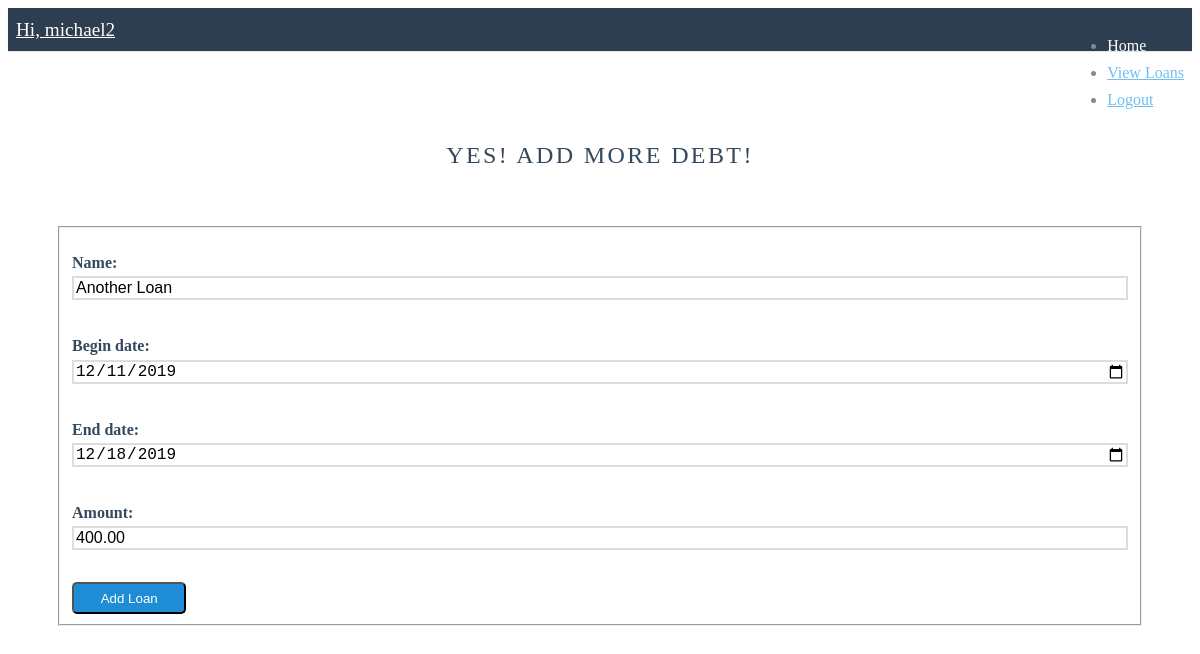
The app's page /budget/loanview/5/edit/ (signed in) with its own data.
### budget/models.py (models this page shows)
class Loan(models.Model):
    name = models.CharField(max_length=50)
    begin_date = models.DateTimeField('begin date')
    end_date = models.DateTimeField('end date')
    amount = models.DecimalField(max_digits=20, decimal_places=2)
    user_id = models.ForeignKey(User, on_delete=models.CASCADE)

### budget/views.py (the view)
# urls.py: path('loanview/<int:pk>/edit/', views.loanedit, name='loanedit'),
def loanedit(request, pk):
    loan = Loan.objects.get(pk=pk)
    if request.method == 'POST':
        form = LoanForm(request.POST, instance=loan)
        if form.is_valid():
            post = form.save(commit=False)
            user = User.objects.get(pk=1)
            post.user_id = user
            post.save()
            return redirect('loanview')
    else:
        form = LoanForm(instance=loan)
    return render(request, 'budget/addloan.html', {'form':form})

### budget/forms.py
class LoanForm(forms.ModelForm):
    class Meta:
        model = Loan
        fields = ('name', 'begin_date', 'end_date', 'amount')
        widgets = {
            'begin_date': DateInput(),
            'end_date': DateInput(),
        }

### budget/templates/budget/addloan.html (shortened to what this page needs)
{% load static %}
<html>
  <head>
    <link rel="stylesheet" href="https://unpkg.com/purecss@1.0.1/build/pure-min.css">
    <link href="{% static 'css/marketing.css' %}" rel="stylesheet" />
  </head>
  <body>
    <div class="header">
      <div class="home-menu pure-menu pure-menu-horizontal pure-menu-fixed">
        <a class="pure-menu-heading" href="">Hi, {{ request.session.name }}</a>
        <ul class="pure-menu-list">
            <li class="pure-menu-item pure-menu-selected"><a href="" class="pure-menu-link">Home</a></li>
            <li class="pure-menu-item"><a href="loanview" class="pure-menu-link">View Loans</a></li>
            <li class="pure-menu-item"><a class="pure-menu-link" href="logout"> Logout <a/></li>
        </ul>
      </div>
    </div>
    <br>
    <div class="content">
            <h2 class="content-head is-center">Yes! Add more debt!</h2>
    <div class="pure-g">
    <div class="l-box-lrg pure-u-1 pure-u-md-2-5">
    <form method="POST" class="pure-form pure-form-stacked">
      <fieldset>
      {{ form.as_p }}
      <button type="submit" class="pure-button" >Add Loan</button>
    </fieldset>
    </form>
    </div>
    </div>
    </div>
  </body>
</html>

### budget/static/css/marketing.css (style rules this page uses)
* { -webkit-box-sizing: border-box; -moz-box-sizing: border-box; box-sizing: border-box; }
body { line-height: 1.7em; color: #7f8c8d; font-size: 13px; }
h1, h2, h3, h4, h5, h6, label { color: #34495e; }
.l-box-lrg { padding: 2em; border-bottom: 1px solid rgba(0,0,0,0.1); }
.is-center { text-align: center; }
.pure-form label { margin: 1em 0 0; font-weight: bold; font-size: 100%; }
.pure-form input[type] { border: 2px solid #ddd; box-shadow: none; font-size: 100%; width: 100%; margin-bottom: 1em; }
.pure-button { background-color: #1f8dd6; color: white; padding: 0.5em 2em; border-radius: 5px; }
.home-menu { padding: 0.5em; text-align: center; box-shadow: 0 1px 1px rgba(0,0,0, 0.10); }
.home-menu { background: #2d3e50; }
.pure-menu.pure-menu-fixed { border-bottom: none; z-index: 4; }
.home-menu .pure-menu-heading { color: white; font-weight: 400; font-size: 120%; }
.home-menu .pure-menu-selected a { color: white; }
.home-menu a { color: #6FBEF3; }
.content { padding: 1em 1em 3em; }
.content-head { font-weight: 400; text-transform: uppercase; letter-spacing: 0.1em; margin: 2em 0 1em; }
@media (min-width: 48em) { body { font-size: 16px; } }
@media (min-width: 48em) { .home-menu { text-align: left; } }
@media (min-width: 48em) { .home-menu ul { float: right; } }
@media (min-width: 48em) { .l-box-lrg { border: none; } }

### records on screen
Loan: name "Another Loan", begin_date "12/11/2019", end_date "12/18/2019", amount "400.00"

### other values on screen
{{ request.session.name }} "michael2"
